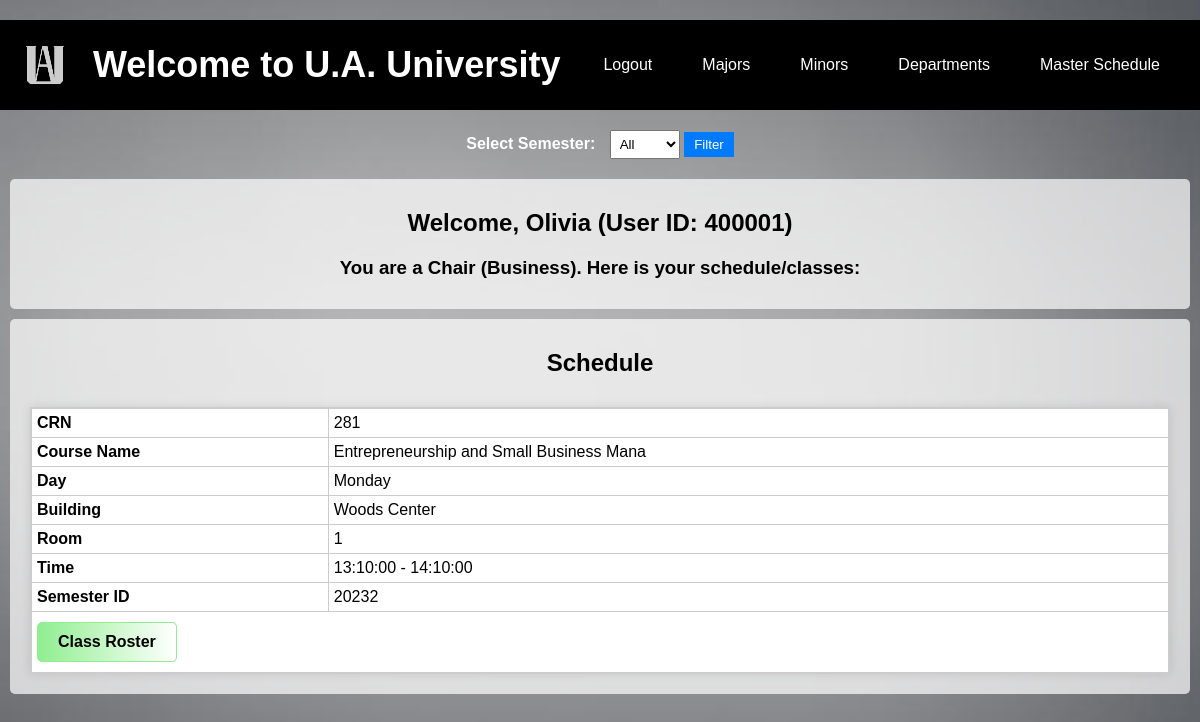
/Systemsproject/fac_newhome1.php (signed in), run on an earlier commit of the app's database.
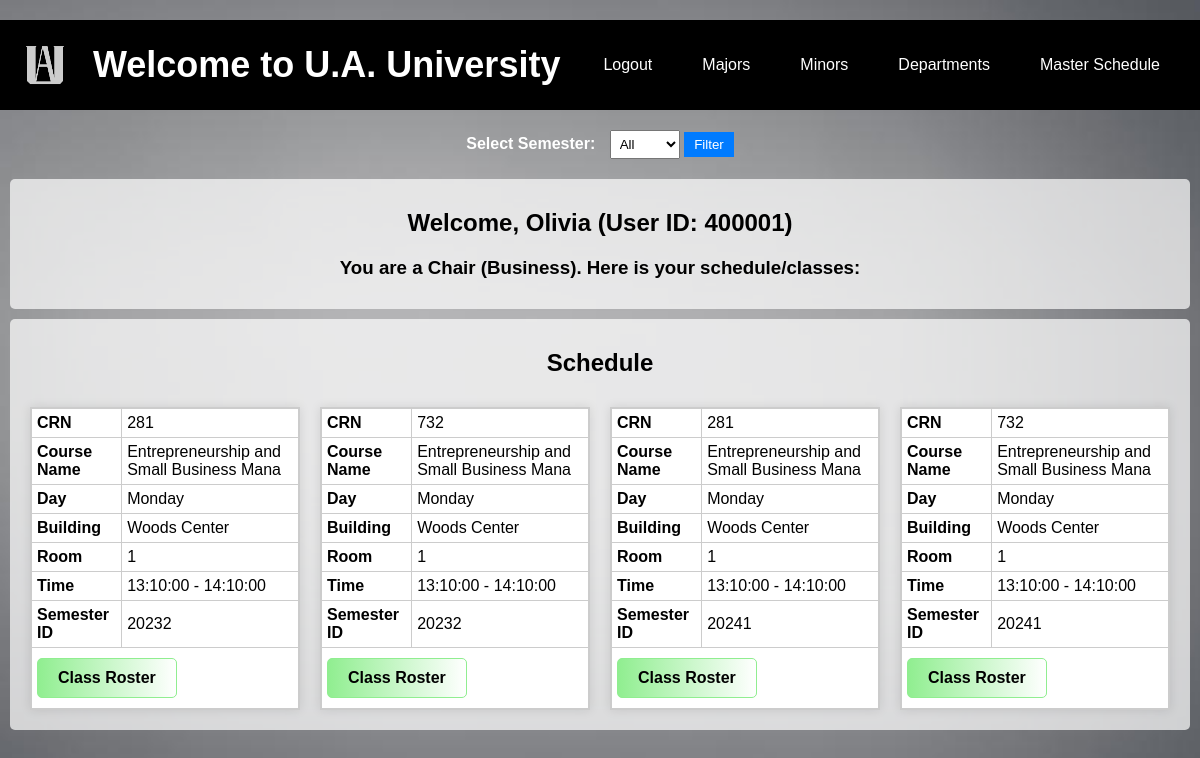
And on a later commit of the database.
### tables this page shows
CREATE TABLE `facultyhistory` (
  `FacultyID` int(11) NOT NULL,
  `CRN` int(11) NOT NULL,
  `CourseID` varchar(25) DEFAULT NULL,
  `SemesterID` int(11) DEFAULT NULL
);

CREATE TABLE `coursesection` (
  `CRN` int(11) NOT NULL,
  `CourseID` varchar(25) DEFAULT NULL,
  `SectionNum` int(11) DEFAULT NULL,
  `FacultyID` int(11) DEFAULT NULL,
  `TimeSlotID` varchar(100) DEFAULT NULL,
  `RoomID` varchar(25) DEFAULT NULL,
  `SemesterID` int(11) DEFAULT NULL,
  `AvailableSeats` int(11) DEFAULT NULL
);

CREATE TABLE `masterschedule` (
  `ScheduleID` int(11) NOT NULL,
  `CourseID` varchar(100) DEFAULT NULL,
  `CourseName` varchar(40) NOT NULL,
  `Day` varchar(10) DEFAULT NULL,
  `Time` varchar(20) DEFAULT NULL,
  `Bldg` varchar(50) DEFAULT NULL,
  `Room` varchar(50) DEFAULT NULL
);

CREATE TABLE `day` (
  `DayID` int(11) NOT NULL,
  `WeekDay` varchar(100) DEFAULT NULL
);

CREATE TABLE `building` (
  `BuildingID` varchar(25) NOT NULL,
  `BuildingName` varchar(100) DEFAULT NULL,
  `BuildingType` varchar(100) DEFAULT NULL
);

CREATE TABLE `room` (
  `RoomID` varchar(25) NOT NULL,
  `BuildingID` varchar(25) NOT NULL,
  `RoomNum` int(11) DEFAULT NULL,
  `RoomType` varchar(50) DEFAULT NULL
);

CREATE TABLE `periodd` (
  `PeriodID` int(11) NOT NULL,
  `StartTime` time DEFAULT NULL,
  `EndTime` time DEFAULT NULL
);

### Systemsproject/fac_newhome1.php (the view, shortened to what this page needs)
<?php
@include 'config1.php';
$UID = $_SESSION['UID'];
$facultyQuery = "SELECT user.FirstName, faculty.Position FROM user
                 JOIN faculty ON user.UID = faculty.FacultyID
                 WHERE user.UID = '$UID'";
$facultyResult = mysqli_query($conn, $facultyQuery);
$facultyName = '';
$facultyPosition = '';
if ($facultyRow = mysqli_fetch_assoc($facultyResult)) {
    $facultyName = $facultyRow['FirstName'];
    $facultyPosition = $facultyRow['Position'];
} else {
    echo "Faculty details not found.";
    exit;
}
$scheduleQuery = "SELECT coursesection.CRN, coursesection.CourseID, coursesection.AvailableSeats, timeslot.TimeSlotID, day.Weekday, masterschedule.CourseName, room.RoomNum, building.BuildingName, periodd.StartTime, periodd.EndTime, facultyhistory.SemesterID
                  FROM facultyhistory
                  JOIN coursesection ON facultyhistory.CourseID = coursesection.CourseID
                  JOIN timeslot ON coursesection.TimeSlotID = timeslot.TimeSlotID
                  JOIN day ON timeslot.DayID = day.DayID
                  JOIN masterschedule ON coursesection.CourseID = masterschedule.CourseID
                  JOIN periodd ON timeslot.PeriodID = periodd.PeriodID
                  JOIN room ON coursesection.RoomID = room.RoomID
                  JOIN building ON room.BuildingID = building.BuildingID
                  WHERE facultyhistory.FacultyID = '$UID'";
$scheduleResult = mysqli_query($conn, $scheduleQuery);
$courses = [];
while ($row = mysqli_fetch_assoc($scheduleResult)) {
    $courses[] = $row;
}
?>
<!DOCTYPE html>
<html lang="en">
<head>
</head>
<body>
<header class="header">
   <img src="ua.png" alt="U.A. Logo" class="logo">
   <h1>Welcome to U.A. University</h1>
   <div class="button-container">
      <a href="logout1.php" class="btn">Logout</a>
      <a href="FacMajor1.php" class="btn">Majors</a>
      <a href="facminor1.php" class="btn">Minors</a>
      <a href="facdepartment.php" class="btn">Departments</a>
      <a href="faculty_page1.php" class="btn">Master Schedule</a>
   </div>
</header>
   <div class="semester-filter">
       <label for="semesterSelect">Select Semester:</label>
       <select id="semesterSelect" name="semesterSelect">
           <option value="all">All</option>
       </select>
       <button id="filterButton">Filter</button>
   </div>
   <div class="welcome-message">
       <h2>Welcome, <?php echo htmlspecialchars($facultyName); ?> (User ID: <?php echo htmlspecialchars($UID); ?>)</h2>
       <h3>You are a <?php echo htmlspecialchars($facultyPosition); ?>. Here is your schedule/classes:</h3>
   </div>
   <div class="schedule-section">
       <h2>Schedule</h2>
       <div class="table-container">
           <?php foreach ($courses as $course): ?>
               <div class="course-table" data-semester-id="<?php echo htmlspecialchars($course['SemesterID']); ?>">
                   <table>
                       <tr><th>CRN</th><td><?php echo htmlspecialchars($course['CRN']); ?></td></tr>
                       <tr><th>Course Name</th><td><?php echo htmlspecialchars($course['CourseName']); ?></td></tr>
                       <tr><th>Day</th><td><?php echo htmlspecialchars($course['Weekday']); ?></td></tr>
                       <tr><th>Building</th><td><?php echo htmlspecialchars($course['BuildingName']); ?></td></tr>
                       <tr><th>Room</th><td><?php echo htmlspecialchars($course['RoomNum']); ?></td></tr>
                       <tr><th>Time</th><td><?php echo htmlspecialchars($course['StartTime']) . " - " . htmlspecialchars($course['EndTime']); ?></td></tr>
                       <tr><th>Semester ID</th><td><?php echo htmlspecialchars($course['SemesterID']); ?></td></tr>
                       <tr>
                           <td colspan="2"><a href="class_roster.php?CRN=<?php echo htmlspecialchars($course['CRN']); ?>&semesterID=<?php echo htmlspecialchars($course['SemesterID']); ?>">Class Roster</a></td>
                       </tr>
                   </table>
               </div>
           <?php endforeach; ?>
       </div>
   </div>
</body>
</html>

What changed in the data, as far as the page shows it:
now on one of the page's lists (row unchanged): facultyhistory: coursesection.CRN "732", masterschedule.CourseName "Entrepreneurship and Small Business Mana", day.WeekDay "Monday", building.BuildingName "Woods Center", room.RoomNum "1", periodd.StartTime "13:10:00", periodd.EndTime "14:10:00", SemesterID "20232"
added facultyhistory: coursesection.CRN "281", masterschedule.CourseName "Entrepreneurship and Small Business Mana", day.WeekDay "Monday", building.BuildingName "Woods Center", room.RoomNum "1", periodd.StartTime "13:10:00", periodd.EndTime "14:10:00", SemesterID "20241", CRN.CRN "732"
